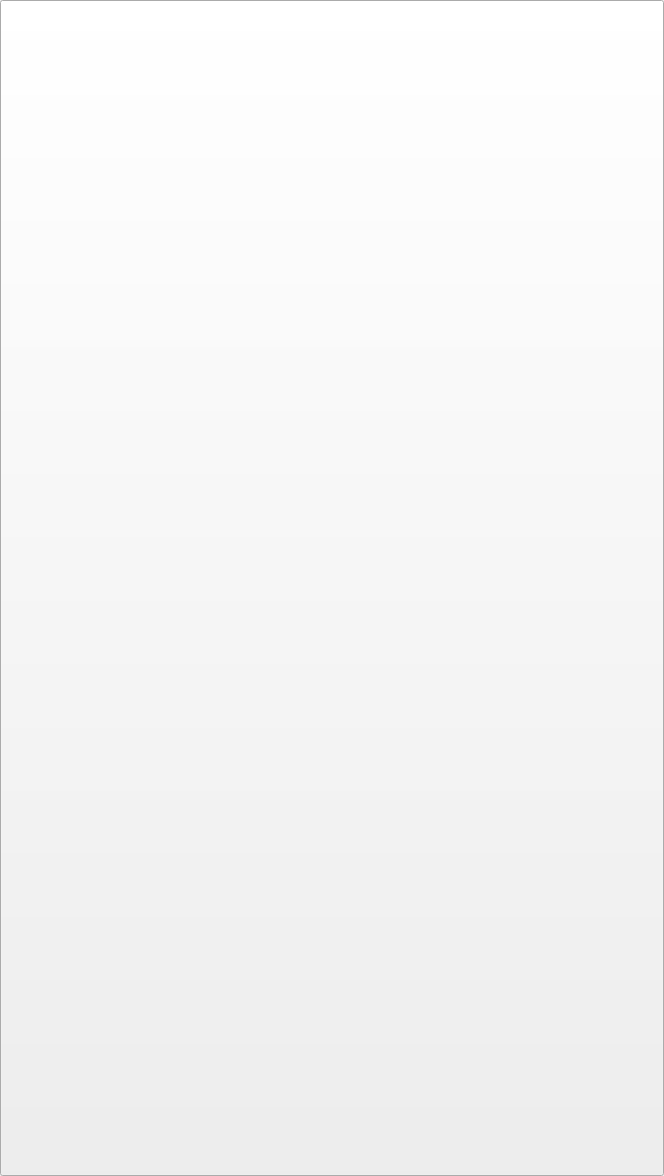
<?xml version="1.0" encoding="UTF-8"?>
<ui version="4.0">
 <class>Form</class>
 <widget class="QWidget" name="Form">
  <property name="geometry">
   <rect>
    <x>0</x>
    <y>0</y>
    <width>664</width>
    <height>1176</height>
   </rect>
  </property>
  <property name="windowTitle">
   <string>Form</string>
  </property>
  <widget class="QPushButton" name="ex_practice">
   <property name="geometry">
    <rect>
     <x>0</x>
     <y>0</y>
     <width>664</width>
     <height>1176</height>
    </rect>
   </property>
   <property name="styleSheet">
    <string notr="true">QPushButton {
	background-image : url(icon/practice_explain.png);
}</string>
   </property>
   <property name="text">
    <string/>
   </property>
  </widget>
 </widget>
 <resources>
  <include location="../../../../Python/Python37/Lib/site-packages/pyqt5_tools/Qt/bin/gui/practice_button.qrc"/>
  <include location="practice_button.qrc"/>
 </resources>
 <connections/>
</ui>
